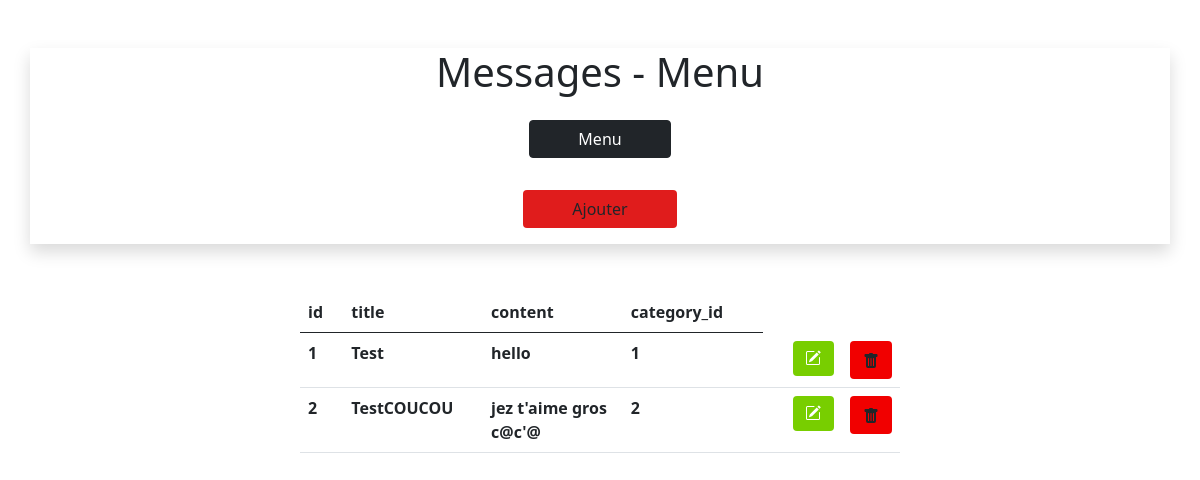
The app's page /admin/message (signed in) with its own data.
### tables this page shows
CREATE TABLE "messages" (
	"id"	INTEGER NOT NULL UNIQUE,
	"title"	TEXT NOT NULL,
	"content"	TEXT NOT NULL,
	"category_id"	INTEGER NOT NULL,
	PRIMARY KEY("id")
);

### admin.py (the view)
    @app.route('/admin/message')
    def admin_message():
        return admin_template('html/admin/message/admin_message.html', headers=getHeaderDB('messages'), rows=getRowDB('SELECT * FROM messages ORDER BY category_id') )

### utils.py (called while the page is built)
def isadmin() -> bool:
    user = session.get('user')
    password = session.get('password')
    if user == None or password == None:
        return False
    else:
        admincheck = getRowDB(f"SELECT admin FROM users WHERE user='{user}' and hashpassword='{password}'")[0][0]
        if admincheck == 1:
            return True
        else:
            return False

def admin_template(dir : str, *arg, **kwargs) -> None:
    try:
        if isadmin():
            return render_template(dir, *arg, **kwargs)
        else:
            return redirect('/')
    except Exception as e:
        print(e)

def getRowDB(request : str) -> list:
    con = sqlite3.connect('data.db')
    c = con.cursor()
    c.execute(request)
    result = c.fetchall()
    c.close()
    return result

def getHeaderDB(table_name : str) -> list:
    con = sqlite3.connect('data.db')
    c = con.cursor()
    c.execute(f"PRAGMA table_info({table_name});")
    result = c.fetchall()
    c.close()
    return result

### templates/html/admin/message/admin_message.html (shortened to what this page needs)
<!DOCTYPE html>
<html lang="fr">
<head>
    <link href="https://cdn.jsdelivr.net/npm/bootstrap@5.0.0/dist/css/bootstrap.min.css" rel="stylesheet" >
    <link rel="stylesheet" href={{url_for('static', filename='css/utils.css')}}>
</head>
<body>
    <center>
        <div class="container shadow border-dark border-1 my-5">
            <center>
                <h1>Messages - Menu</h1>
                <a class="btn btn-dark m-auto my-3 px-5" href={{url_for('admin_menu')}}>Menu</a><br>
                <a class="btn m-auto my-3 px-5" href={{url_for('admin_message_add')}} style="background-color: rgb(224, 28, 28);" href="#">Ajouter</a>
            </center>
        </div>
        <table class="table" style="width: 50%;">
            <thead class="thead-dark">
                <tr>
                    {% for header in headers %}
                    <th scope="col">{{header[1]}}</th>
                    {% endfor %}
                </tr>
            </thead>
            <tbody>
                {% for row in rows %}
                <tr>
                    {% for data in row %}
                        <th>{{data}}</th>
                    {% endfor %}
                    <th>
                        <td style="width: 10px;">
                            <a href="message/{{row[0]}}" type="button" class="btn btn-secondary py-1 border-0" style="background-color: rgb(120, 206, 0);">
                            </a>
                        </td>
                        <td style="width: 10px;">
                            <a href="message/delete/{{row[0]}}" type="button" class="btn" style="background-color: rgb(241, 0, 0);">
                            </a>
                        </td>
                    </th>
                </tr>
                {% endfor %}
            </tbody>
        </table>
    </center>
</body>
</html>

### templates/html/admin/message/admin_message.html (style rules this page uses)
th { max-width: 100px; word-wrap: break-word; }

### records on screen
messages: row "1" "1", title "Test", content "hello"
messages: row "2" "2", title "TestCOUCOU", content "jez t'aime gros c@c'@"

### other values on screen
{{ header[1] }} "id" "title" "content" "category_id"
